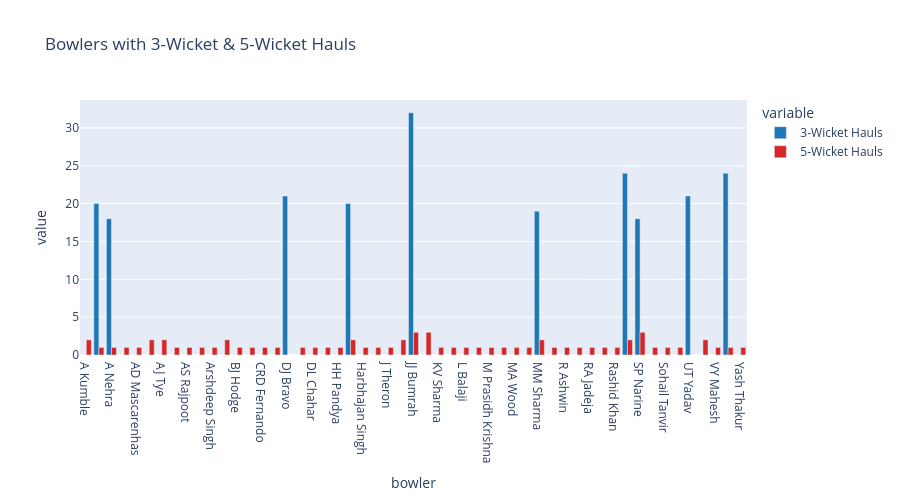

The code cell stored with this chart in its notebook:
### Markdown cell above
## 6. Multi-Wicket Hauls

### Code cell
# Multi-wicket hauls
three_w = bowling_by_match[bowling_by_match['wickets'] >= 3].groupby('bowler').size().sort_values(ascending=False).head(10)
five_w = bowling_by_match[bowling_by_match['wickets'] >= 5].groupby('bowler').size()

hauls_data = pd.DataFrame({
    '3-Wicket Hauls': three_w,
    '5-Wicket Hauls': five_w
}).fillna(0).astype(int)

fig = px.bar(
    hauls_data,
    title='Bowlers with 3-Wicket & 5-Wicket Hauls',
    barmode='group',
    color_discrete_map={'3-Wicket Hauls': '#1f77b4', '5-Wicket Hauls': '#d62728'}
)
fig.update_layout(height=500, showlegend=True)
fig.show()

print("🎳 Multi-Wicket Hauls:")
print(hauls_data)

### Figure 1 — Plotly figure (JSON) as saved in the notebook; plotly's stock layout.template omitted (floating-point values rounded to 4 significant figures)
{"data": [{"alignmentgroup": "True", "hovertemplate": "variable=3-Wicket Hauls<br>bowler=%{x}<br>value=%{y}<extra></extra>", "legendgroup": "3-Wicket Hauls", "marker": {"color": "#1f77b4", "pattern": {"shape": ""}}, "name": "3-Wicket Hauls", "offsetgroup": "3-Wicket Hauls", "orientation": "v", "showlegend": true, "textposition": "auto", "type": "bar", "x": ["A Kumble", "A Mishra", "A Nehra", "A Zampa", "AD Mascarenhas", "AD Russell", "AJ Tye", "AS Joseph", "AS Rajpoot", "Akash Madhwal", "Arshdeep Singh", "B Kumar", "BJ Hodge", "CH Morris", "CRD Fernando", "CV Varun", "DJ Bravo", "DJG Sammy", "DL Chahar", "DL Vettori", "HH Pandya", "HV Patel", "Harbhajan Singh", "I Sharma", "J Theron", "JD Unadkat", "JJ Bumrah", "JP Faulkner", "KV Sharma", "Kamran Khan", "L Balaji", "LH Ferguson", "M Prasidh Krishna", "MA Starc", "MA Wood", "MM Patel", "MM Sharma", "PWH de Silva", "R Ashwin", "R Vinay Kumar", "RA Jadeja", "RP Singh", "Rashid Khan", "SL Malinga", "SP Narine", "Sandeep Sharma", "Sohail Tanvir", "TG Southee", "UT Yadav", "Umran Malik", "VY Mahesh", "YS Chahal", "Yash Thakur"], "xaxis": "x", "y": [0, 20, 18, 0, 0, 0, 0, 0, 0, 0, 0, 0, 0, 0, 0, 0, 21, 0, 0, 0, 0, 20, 0, 0, 0, 0, 32, 0, 0, 0, 0, 0, 0, 0, 0, 0, 19, 0, 0, 0, 0, 0, 0, 24, 18, 0, 0, 0, 21, 0, 0, 24, 0], "yaxis": "y"}, {"alignmentgroup": "True", "hovertemplate": "variable=5-Wicket Hauls<br>bowler=%{x}<br>value=%{y}<extra></extra>", "legendgroup": "5-Wicket Hauls", "marker": {"color": "#d62728", "pattern": {"shape": ""}}, "name": "5-Wicket Hauls", "offsetgroup": "5-Wicket Hauls", "orientation": "v", "showlegend": true, "textposition": "auto", "type": "bar", "x": ["A Kumble", "A Mishra", "A Nehra", "A Zampa", "AD Mascarenhas", "AD Russell", "AJ Tye", "AS Joseph", "AS Rajpoot", "Akash Madhwal", "Arshdeep Singh", "B Kumar", "BJ Hodge", "CH Morris", "CRD Fernando", "CV Varun", "DJ Bravo", "DJG Sammy", "DL Chahar", "DL Vettori", "HH Pandya", "HV Patel", "Harbhajan Singh", "I Sharma", "J Theron", "JD Unadkat", "JJ Bumrah", "JP Faulkner", "KV Sharma", "Kamran Khan", "L Balaji", "LH Ferguson", "M Prasidh Krishna", "MA Starc", "MA Wood", "MM Patel", "MM Sharma", "PWH de Silva", "R Ashwin", "R Vinay Kumar", "RA Jadeja", "RP Singh", "Rashid Khan", "SL Malinga", "SP Narine", "Sandeep Sharma", "Sohail Tanvir", "TG Southee", "UT Yadav", "Umran Malik", "VY Mahesh", "YS Chahal", "Yash Thakur"], "xaxis": "x", "y": [2, 1, 1, 1, 1, 2, 2, 1, 1, 1, 1, 2, 1, 1, 1, 1, 0, 1, 1, 1, 1, 2, 1, 1, 1, 2, 3, 3, 1, 1, 1, 1, 1, 1, 1, 1, 2, 1, 1, 1, 1, 1, 1, 2, 3, 1, 1, 1, 0, 2, 1, 1, 1], "yaxis": "y"}], "layout": {"barmode": "group", "height": 500, "legend": {"title": {"text": "variable"}, "tracegroupgap": 0}, "showlegend": true, "title": {"text": "Bowlers with 3-Wicket & 5-Wicket Hauls"}, "xaxis": {"anchor": "y", "domain": [0, 1], "title": {"text": "bowler"}}, "yaxis": {"anchor": "x", "domain": [0, 1], "title": {"text": "value"}}}}
